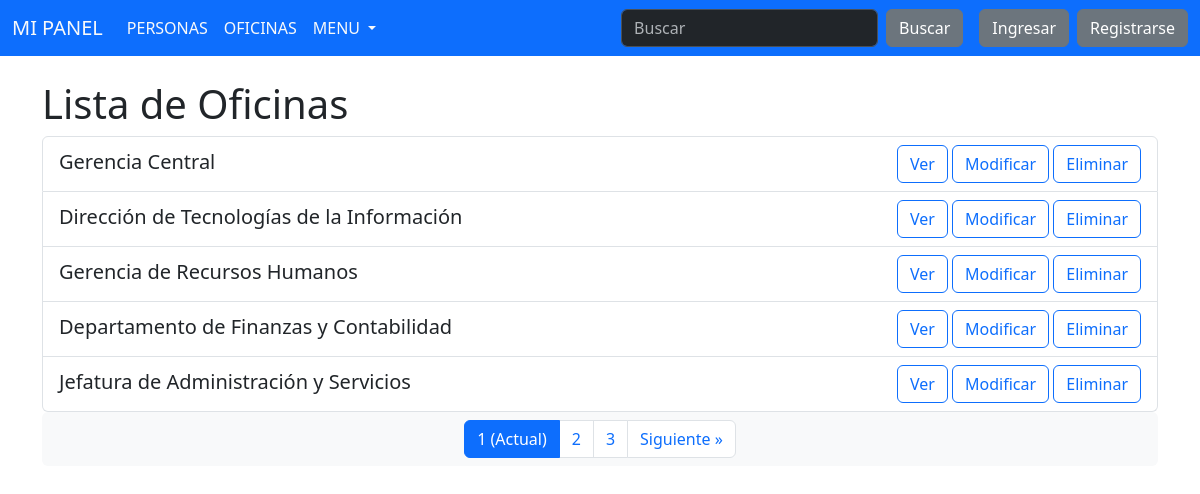
Page /oficina/lista/ on the committed database.
### oficina/models.py (models this page shows, shortened)
class Oficina(models.Model):
    nombre = models.CharField(max_length=100)
    nombre_corto = models.CharField(max_length=10)
    class Meta:
        verbose_name = 'Oficina'
        verbose_name_plural = 'Oficinas'
        constraints = [
            models.UniqueConstraint(fields=['nombre'], name='unique_nombre_oficina'),
            models.UniqueConstraint(fields=['nombre_corto'], name='unique_nombre_corto_oficina'),
        ]

### oficina/views.py (the view)
class OficinaListView(ListView):
    model = Oficina
    template_name = 'oficina/lista.html'
    context_object_name = 'oficinas'
    paginate_by = 5  # Número de oficinas por página
    def get_context_data(self, **kwargs):
        context = super().get_context_data(**kwargs)
        context['home_url'] = 'oficina:lista'
        context['titulo'] = 'Lista de Oficinas'
        context['search_action'] = 'oficina:buscar'
        return context

### templates/oficina/lista.html
{% extends 'base.html' %}
{% block content %}
<div class="container mt-4">
    <h1>{{ titulo }}</h1>
    {% if oficinas %}
    <div class="list-group">
        {% for oficina in oficinas %}
        <div class="list-group-item d-flex justify-content-between align-items-center">
                <div>
                    <h5 class="mb-1">{{ oficina.nombre }}</h5>
                </div>
                <div>
                    <a href="{% url 'oficina:detalle' oficina.pk %}" class="btn btn-outline-primary">Ver</a>
                    <a href="{% url 'oficina:editar' oficina.pk %}" class="btn btn-outline-primary">Modificar</a>
                    <a href="{% url 'oficina:eliminar' oficina.pk %}" class="btn btn-outline-primary">Eliminar</a>
                </div>
            </div>
            {% endfor %}
        </div>
        {% include 'paginator.html' with page_obj=page_obj %}
    {% else %}
        <div class="alert alert-info mt-3">No hay oficinas registradas.</div>
    {% endif %}
</div>
{% endblock content %}

### rows in the picture
Oficina: nombre "Gerencia Central"
Oficina: nombre "Dirección de Tecnologías de la Información"
Oficina: nombre "Gerencia de Recursos Humanos"
Oficina: nombre "Departamento de Finanzas y Contabilidad"
Oficina: nombre "Jefatura de Administración y Servicios"

### other values in the picture
{{ titulo }} "Lista de Oficinas"
{{ num }} "1"
{{ num }} "2" "3"
